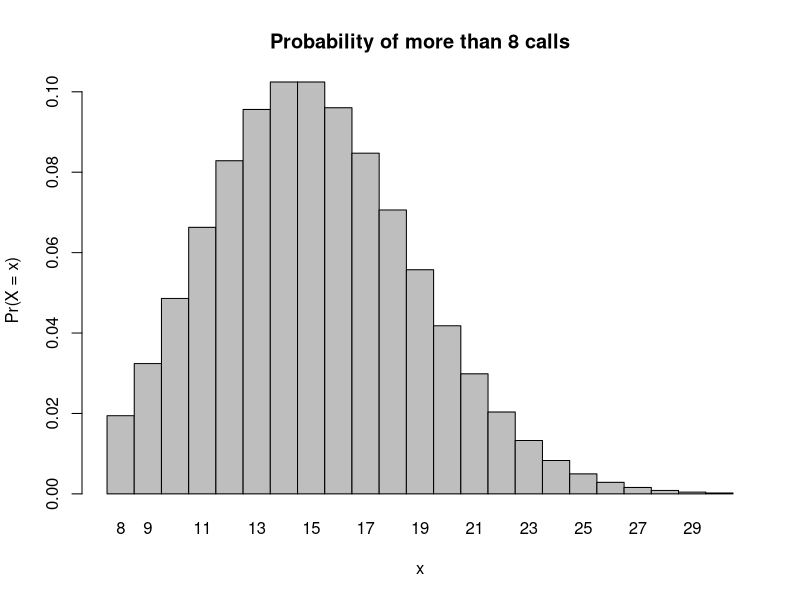
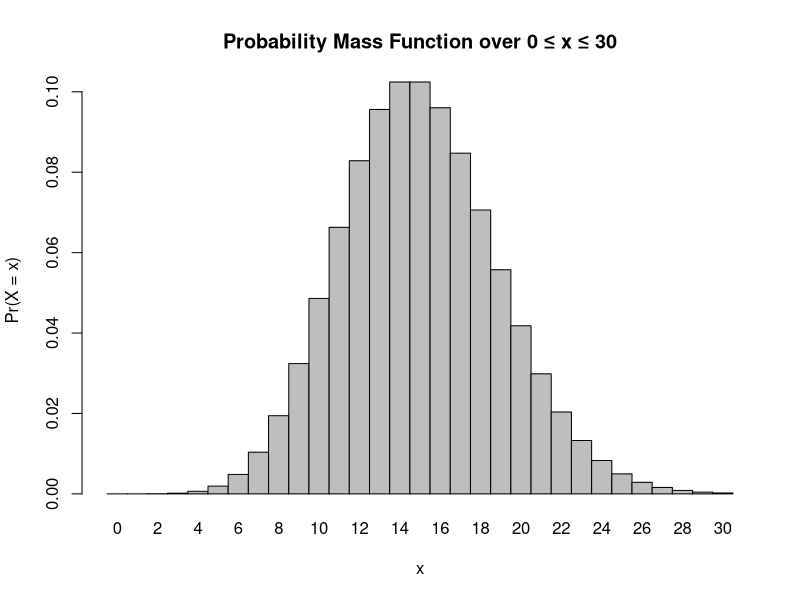
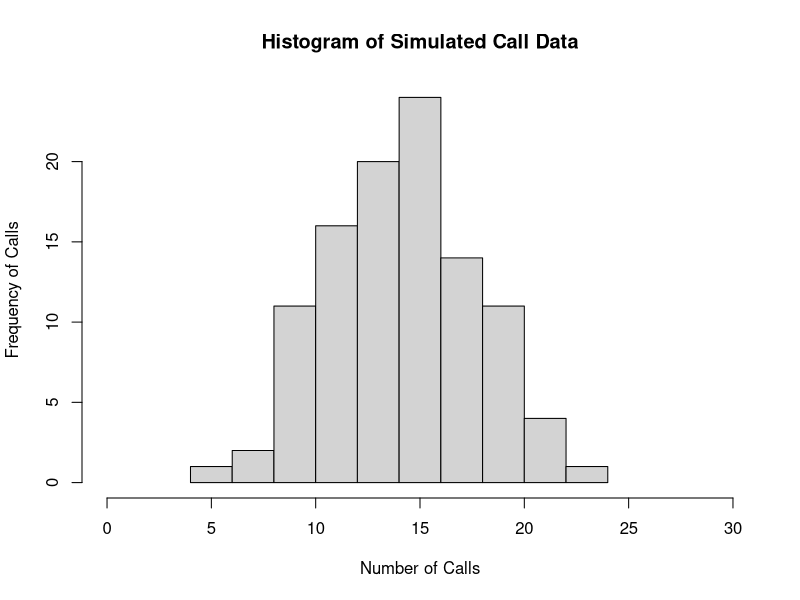

Source code (R) for these figures, in order:
## ---- chunk 1
?dpois()
x <- c(8:30) #I wasn't sure how to code for more than 8 calls, so I set 30 as the maximum and used the c() function to show that x includes all values between 8 and 30... I don't think that is right but here we are... 
l <- 15 #set the mean equal to "l"
one <- dpois(x = x, lambda = l, log = FALSE) #X is the appropriate Poisson random variable and lambda is the mean 
probability <- sum(one) #use the sum() function to "sum" the probabilities that she will hear each number of calls between 8 and 30 to get the probability that she will hear more than 8 calls 
probability
## ---- chunk 2
barplot(one, names.arg = x, space = 0, xlab = "x", ylab = "Pr(X = x)", main = "Probability of more than 8 calls")
## ---- chunk 3
x <- 0 #set x equal to 0 to indicate that she heard zero calls 
l <- 15 #set l equal to the mean
two <- dpois(x = x, lambda = l, log = FALSE) 
two
## ---- chunk 4
x <- 3
l <- 15 
three <- dpois(x = x, lambda = l, log = FALSE)
three
## ---- chunk 5
x <- 0:30
l = 15
four <- dpois(x = x, lambda = l)
barplot(four, names.arg = x, space = 0, xlab = "x", ylab = "Pr(X = x)", main = "Probability Mass Function over 0 ≤ x ≤ 30")
## ---- chunk 6
data <- rpois(n = 104, lambda = 15) #rpois() function can be used to simulate data in the poisson distribution. n = the number of samples, lambda = mean of data 
data
## ---- chunk 7
?hist
hist(data, xlab = "Number of Calls", ylab = "Frequency of Calls", main = "Histogram of Simulated Call Data", xlim = range(0:30), ylim = NULL)
